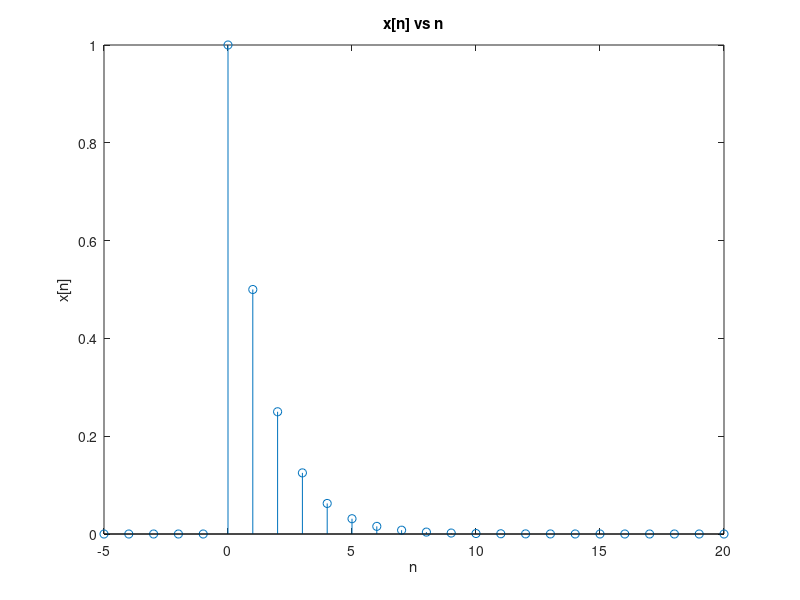

Recreate this plot in MATLAB. (Note: this script raises an error after producing the figure.)
% Clearing everything
clc
clear all
close all

%%%%%%%%%%%%%%%%%%%%%%%%%%%%%%%%%%%%%%%%%%%%%%%%%%%%%%%%%%%%%
%a) Creating the discrete signal by the definition
%Defining x[n]=(0.5^n)*u[n] from n=-5 to 20
    %1.Defining the size of point
n = linspace(-5,20,26);

    %2. unit step
%Since te function has unit step(u[n]), initialize 0 values for
%first 5 negative values and 1 for the rest of the values
u = [zeros(1,5) ones(1,21)];
%It can be also done by using the next line
%u =[0,0,0,0,0,1,1,1,1,1,1,1,1,1,1,1,1,1,1,1,1,1,1,1,1,1];
        
    %3. Define descrete signal  
%Discrete Signal (With the addition of n+6 for adjusting the graph
%to the desirable location, starting from -5 and having 26 points.
x(6+n) = (0.5.^n).*u(6+n);

    %4.Plotting with Stem
stem(n ,x)
xlabel("n")
ylabel("x[n]")
title("x[n] vs n")
%%%%%%%%%%%%%%%%%%%%%%%%%%%%%%%%%%%%%%%%%%%%%%%%%%%%%%%%%%%%%%
%b) Computing infinite sum by definition
%Iterate over the size and add squared of the magnitude 
E_x = 0;
for (z=1:1:26)
    E_x = E_x+(abs(x(z)))^2;
end 
fprintf("The values of energy by definition is : "+E_x+"\n")

%%%%%%%%%%%%%%%%%%%%%%%%%%%%%%%%%%%%%%%%%%%%%%%%%%%%%%%%%%%%%%
%c) - Use SymSum to verify point b)  

syms k;
test_Ex= double( symsum(((.5)^k)^2,k,0,20));
fprintf("The values of energy using symsum is : "+test_Ex+"\n")
fprintf("The values are the same: "+(E_x==test_Ex))